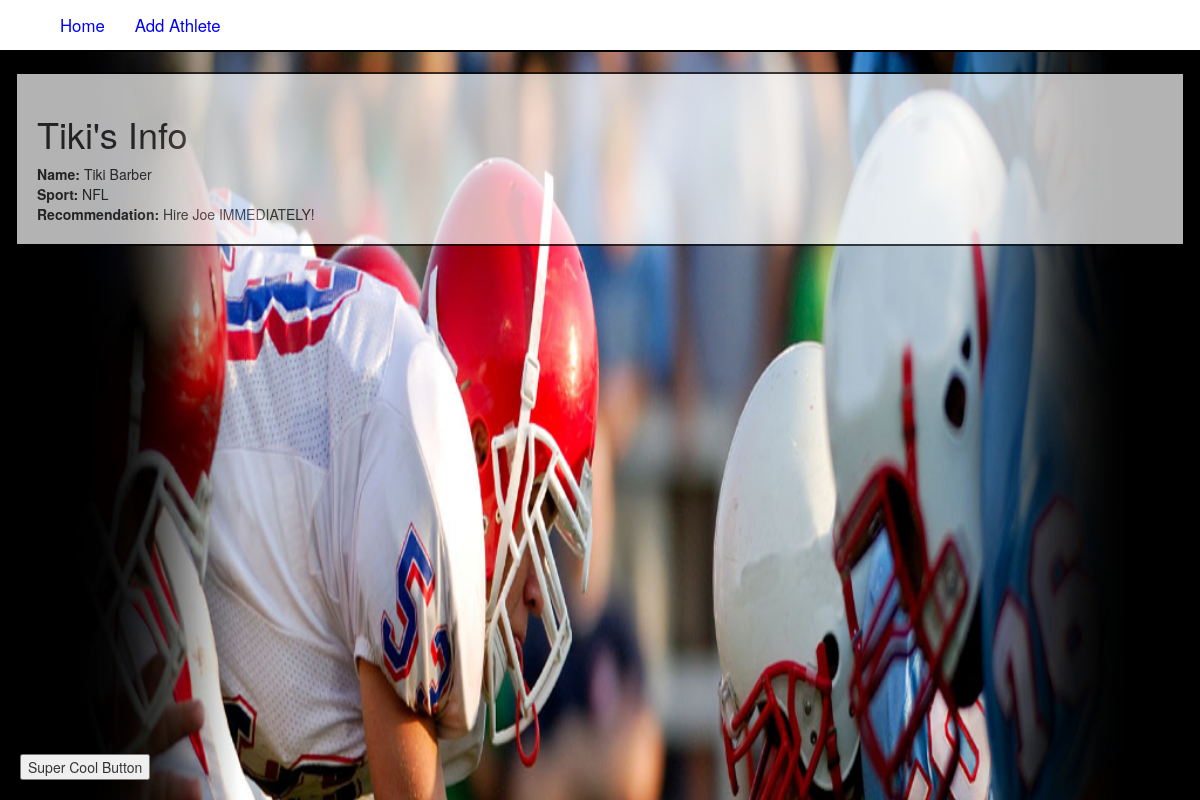
Page /crud/1/ on the committed database.
### crud/models.py (models this page shows, shortened)
class Athlete(models.Model):
	RECOMMENDATIONS = (
		('a', 'Hire Joe IMMEDIATELY!'),
		('b', 'Hire Joe NOW!')
		)
	first_name = models.CharField(max_length=50)
	last_name = models.CharField(max_length=50)
	sport = models.CharField(max_length=50)
	recommendation = models.CharField(max_length=1, choices=RECOMMENDATIONS)

### crud/views.py (the view)
# urls.py: url(r'^(?P<athlete_id>\d+)/$', views.detail, name='detail'),
def detail(request, athlete_id):
	athlete = Athlete.objects.get(pk=athlete_id)
	template = loader.get_template('crud/detail.html')
	context = RequestContext(request, {
		'athlete' : athlete,
		})
	return HttpResponse(template.render(context))

### crud/templates/crud/detail.html (shortened to what this page needs)
{% extends 'crud/base.html' %}
{% block body_block %}
	<div class="block-container">
		<h1>{{ athlete.first_name }}'s Info</h1>
		<strong>Name: </strong>{{ athlete.first_name }} {{ athlete.last_name }}<br />
		<strong>Sport: </strong> {{ athlete.sport }}<br />
		<strong>Recommendation: </strong> {{ athlete.get_recommendation_display }}
	</div>
{% endblock %}

### crud/static/crud/style.css (style rules this page uses)
body { background-image: url('football.jpg'); background-repeat: no-repeat; background-size: cover; height: 100%; width: 100%; }
.block-container { background-color: white; border: 2px solid black; height: auto; opacity: 0.7; padding: 20px; width: auto; }

### rows in the picture
Athlete: first_name "Tiki", last_name "Barber", sport "NFL", recommendation "Hire Joe IMMEDIATELY!"
